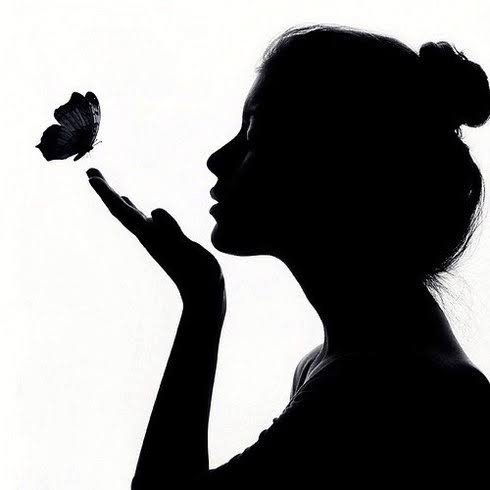
#> input picture Lab4 ImageFeature/Part1 Morphological Operations/bwgirl.jpg, 490 x 490 px
$ python Exercise2_Erosion.py
#> lines starting #> are read from the running program, lines starting #| are printed output that depends on the picture
# Exercise 2: Erosion
# 1. Objective: Shrink white regions of an image.
# 2. Instructions:
# o Load an image in grayscale.
# o Define the kernel for this operation.
# o Apply the dilation function using cv2.erode().
# o Save the image.
import cv2
import numpy as np

#Load an image in grayscale
img = cv2.imread("bwgirl.jpg")
#> img is the input picture: shape (490, 490, 3); mean B, G, R 130.3, 130.8, 130.9
img = cv2.cvtColor(img, cv2.COLOR_BGR2GRAY)
#> img: shape (490, 490)

#Define the kernel
kernel = np.ones((3, 3), np.uint8)

# The first parameter is the original image, kernel is the matrix with which image is convolved and third parameter is the number of iterations, which will determine how much you want to erode/dilate a given image.
#Apply the dilation function using cv2.dilate()
erosion = cv2.erode(img, kernel, iterations=1)
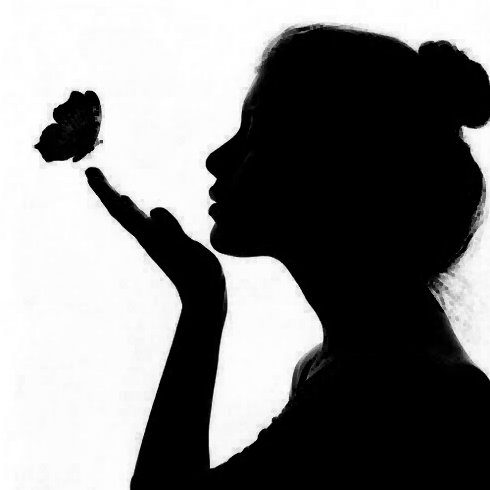
#> erosion: shape (490, 490); min 0, max 255, mean 126.1

#Display the image
cv2.imshow("erosionbwgirl", erosion)
#Save the image
cv2.imwrite("erosionbwgirl.jpg", erosion)

cv2.waitKey(0)
cv2.destroyAllWindows()
